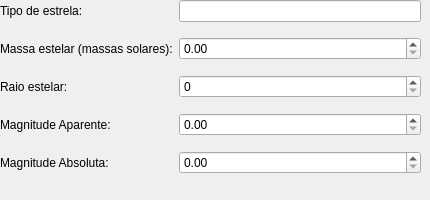
      <widget class="QWidget" name="page_5">
       <widget class="QWidget" name="formLayoutWidget_3">
        <property name="geometry">
         <rect>
          <x>0</x>
          <y>0</y>
          <width>421</width>
          <height>191</height>
         </rect>
        </property>
        <layout class="QFormLayout" name="formLayout_3">
         <property name="verticalSpacing">
          <number>15</number>
         </property>
         <item row="0" column="0">
          <widget class="QLabel" name="label_15">
           <property name="text">
            <string>Tipo de estrela:</string>
           </property>
          </widget>
         </item>
         <item row="0" column="1">
          <widget class="QLineEdit" name="tipoEstrela"/>
         </item>
         <item row="1" column="0">
          <widget class="QLabel" name="label_16">
           <property name="text">
            <string>Massa estelar (massas solares):</string>
           </property>
          </widget>
         </item>
         <item row="2" column="0">
          <widget class="QLabel" name="label_17">
           <property name="text">
            <string>Raio estelar:</string>
           </property>
          </widget>
         </item>
         <item row="3" column="0">
          <widget class="QLabel" name="label_24">
           <property name="text">
            <string>Magnitude Aparente:</string>
           </property>
          </widget>
         </item>
         <item row="3" column="1">
          <widget class="QDoubleSpinBox" name="magApa"/>
         </item>
         <item row="1" column="1">
          <widget class="QDoubleSpinBox" name="massaEstelar">
           <property name="maximum">
            <double>999999.000000000000000</double>
           </property>
           <property name="singleStep">
            <double>100.000000000000000</double>
           </property>
          </widget>
         </item>
         <item row="2" column="1">
          <widget class="QSpinBox" name="raioEstelar"/>
         </item>
         <item row="4" column="0">
          <widget class="QLabel" name="label_18">
           <property name="text">
            <string>Magnitude Absoluta:</string>
           </property>
          </widget>
         </item>
         <item row="4" column="1">
          <widget class="QDoubleSpinBox" name="magAbs">
           <property name="maximum">
            <double>9999.000000000000000</double>
           </property>
          </widget>
         </item>
        </layout>
       </widget>
      </widget>
